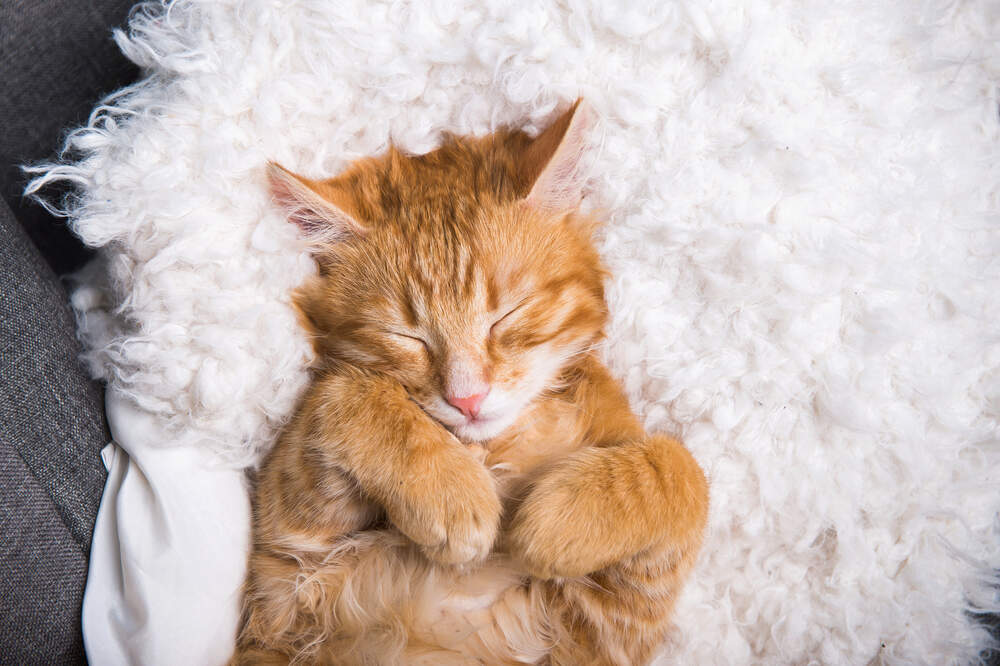
#> input picture cat.jpg, 1000 x 666 px
$ python main.py
#> lines starting #> are read from the running program, lines starting #| are printed output that depends on the picture
import cv2
path = input()
#> the answer given: cat.jpg
control1 = False
control2 = False
img = cv2.imread(path, -1)
#> img is the input picture: shape (666, 1000, 3); mean B, G, R 172.1, 180.4, 197.5
img = cv2.resize(img, (800, 800))
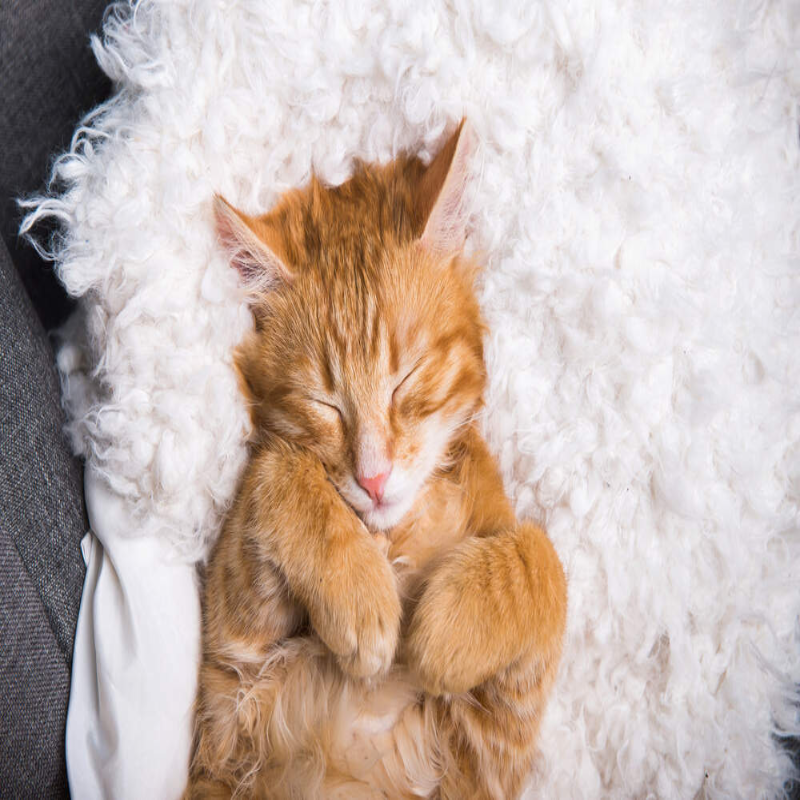
#> img: shape (800, 800, 3); mean B, G, R 172, 180.3, 197.3

# [48 lines left out: function click_event, not called in this run]
cv2.imshow("image", img)
cv2.setMouseCallback('image', click_event)
cv2.waitKey(0)
cv2.destroyAllWindows()
